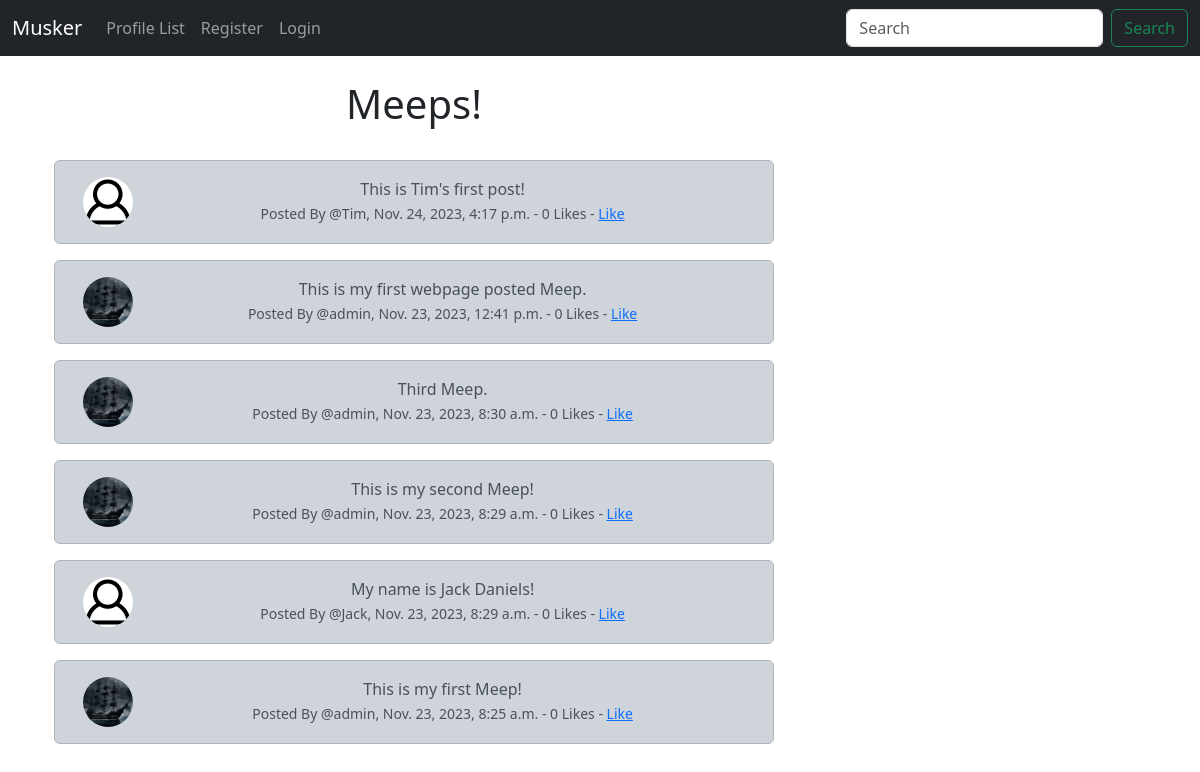
The app's page /, older data.
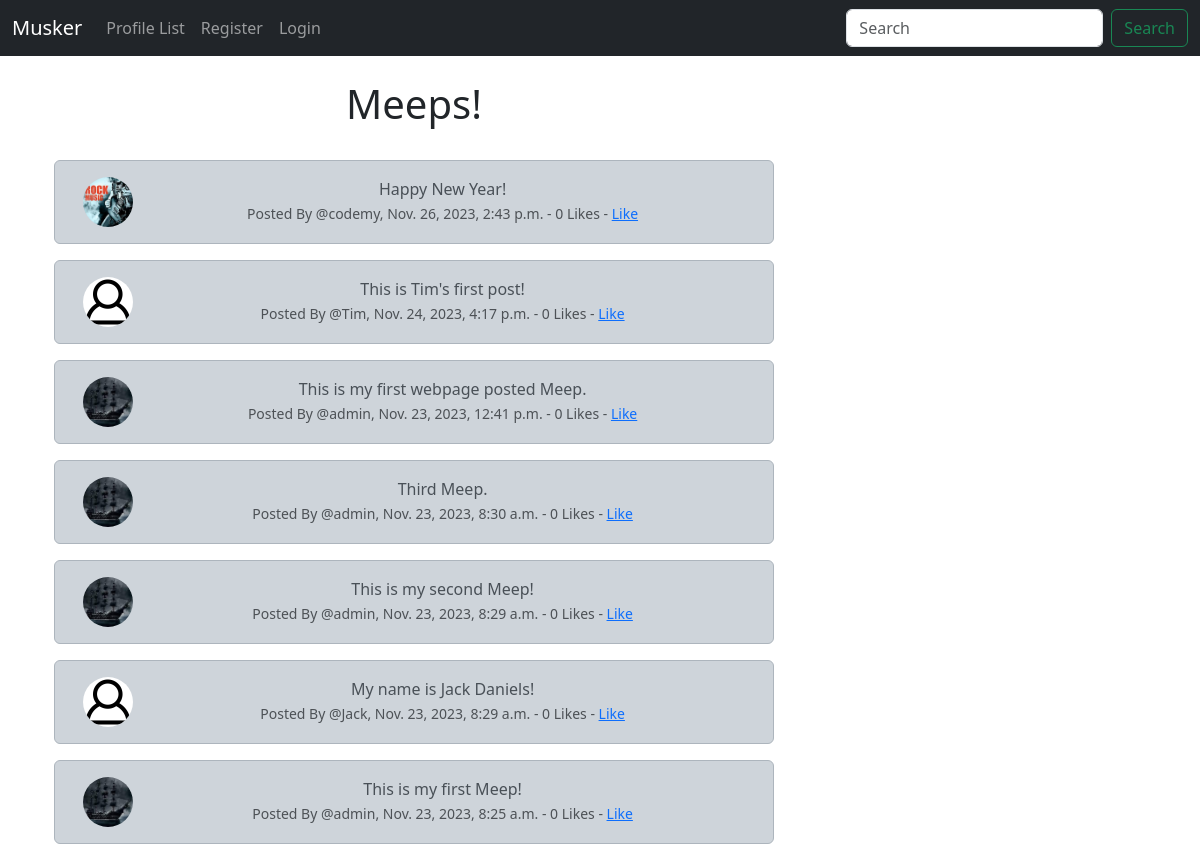
The same page, newer data.
### musker/models.py (models this page shows, shortened)
class Meep(models.Model):
    user = models.ForeignKey(User, related_name='meeps', on_delete=models.DO_NOTHING)
    body = models.CharField(max_length=200)
    created_at = models.DateTimeField(auto_now_add=True)
    likes = models.ManyToManyField(User, related_name='meep_like', blank=True)
    def number_of_likes(self):
        return self.likes.count()

class Profile(models.Model):
    user = models.OneToOneField(User, on_delete=models.CASCADE)
    follows = models.ManyToManyField('self', related_name='followed_by', symmetrical=False, blank=True)
    date_modified = models.DateTimeField(User, auto_now=True)
    profile_image = models.ImageField(null=True, blank=True, upload_to='images/')

### musker/views.py (the view)
# urls.py: path('', views.home, name='home'),
def home(request):
	if request.user.is_authenticated:
		form = MeepForm(request.POST or None)
		if request.method == 'POST':
			if form.is_valid():
				meep = form.save(commit=False)
				meep.user = request.user
				meep.save()
				messages.success(request, 'Your Meep Has Been Posted!')
				return redirect('home')
		meeps = Meep.objects.all().order_by('-created_at')
		return render(request, 'home.html', {'meeps':meeps, 'form':form})
	else:
		meeps = Meep.objects.all().order_by('-created_at')
		return render(request, 'home.html', {'meeps':meeps})

### musker/templates/home.html (shortened to what this page needs)
{% extends 'base.html' %}
{% load static %}
{% block content %}
<div class="container text-center">
    <div class="row">
        <div class="col-8">
    <h1>Meeps!</h1><br/>
    {% for meep in meeps %}
        <div class="alert alert-dark" role="alert">
            <div class="container">
                <div class="row">
                    <div class="col-1">
                        {% if meep.user.profile.profile_image %}
                            <img src="{{ meep.user.profile.profile_image.url }}" width=50 height=50 class="rounded-circle" alt="{{ profile.user.username }}">
                        {% else %}
                            <img src="{% static 'images/default_profile_pic.png' %}" width=50 height=50 class="rounded-circle" alt="{{ profile.user.username }}">
                        {% endif %}
                    </div>
                    <div class="col-11">
                        {{ meep.body }}
                        <br/>
                        <small class="text-muted">Posted By @{{ meep.user.username }}, {{ meep.created_at }}
                            - {{ meep.number_of_likes }} Likes -
                            {% if user in meep.likes.all %}
                                <a href="{% url 'meep_like' meep.id %}">UnLike</a>
                            {% else %}
                                <a href="{% url 'meep_like' meep.id %}">Like</a>
                            {% endif %}
                        </small>
                    </div><br/>
                </div>
            </div>
        </div>
    {% endfor %}
</div>
<div class="col-4">
    <br/><br/><br/>
</div>
{% endblock %}

Row changes from the older to the newer data that the page shows:
added Meep: user.profile.profile_image (picture), body "Happy New Year!", user.username "codemy", created_at "Nov. 26, 2023, 2:43 p.m.", number_of_likes "0", shows "Like"
